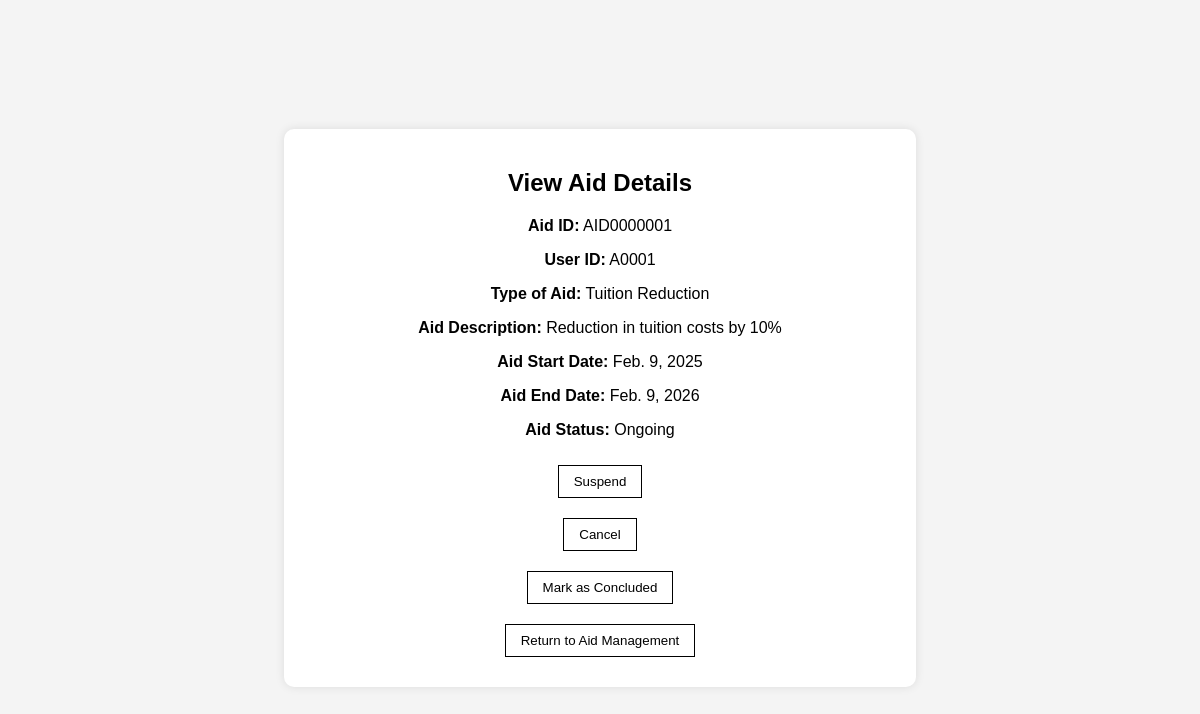
/aid-management/aid/AID0000001/, run on an earlier commit of the app's database.
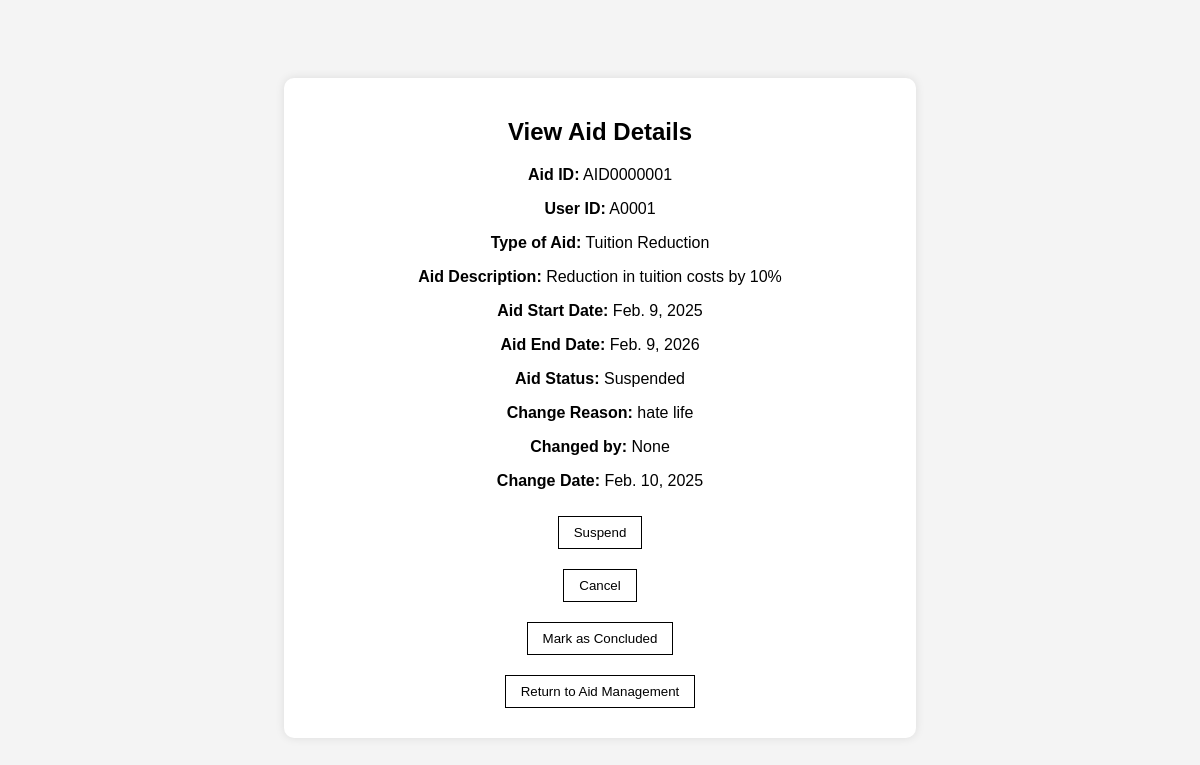
And on a later commit of the database.
### aid_management/models.py (models this page shows, shortened)
class AidRecipients(models.Model):
    aid_id = models.CharField(primary_key=True, max_length=10)  # Primary Key
    app = models.ForeignKey('home.Application', on_delete=models.CASCADE, related_name='aid_recipients')
    user = models.ForeignKey(settings.AUTH_USER_MODEL, on_delete=models.CASCADE, to_field='userid', related_name='user_aid_recipients')
    AID_STATUS_CHOICES = [
        ('Ongoing', 'Ongoing'),
        ('Suspended', 'Suspended'),
        ('Cancelled', 'Cancelled'),
        ('Concluded', 'Concluded'),
    ]
    aid_status = models.CharField(max_length=10, choices=AID_STATUS_CHOICES)
    AID_TYPE_CHOICES = [
        ('Financial', 'Financial'),
        ('Tuition Reduction', 'Tuition Reduction'),
        ('Food', 'Food'),
        ('Study Supplies', 'Study Supplies'),
        ('Miscellaneous', 'Miscellaneous'),
    ]
    aid_type = models.CharField(max_length=20, choices=AID_TYPE_CHOICES)
    aid_desc = models.TextField(max_length=1000)
    aid_changereason = models.TextField(max_length=1000, blank=True, null=True)
    aid_changedecider = models.CharField(max_length=10, blank=True, null=True)  # User ID of the one who changed it
    aid_changedate = models.DateField(blank=True, null=True)
    aid_startdate = models.DateField()
    aid_enddate = models.DateField(blank=True, null=True)

### Login/models.py (models this page shows)
class User(AbstractBaseUser, PermissionsMixin):
    userid = models.CharField(max_length=200, primary_key=True, null=False)
    password = models.CharField(max_length=128, null=False)
    first_name = models.CharField(max_length=30, null=False)
    last_name = models.CharField(max_length=30, null=False)
    is_active = models.BooleanField(default=True)
    is_staff = models.BooleanField(default=False)
    is_superuser = models.BooleanField(default=False)
    last_login = models.DateTimeField(auto_now=True)
    REQUIRED_FIELDS = ['password', 'first_name', 'last_name']
    USERNAME_FIELD = 'userid'
    objects = MyUserManager()
    def __str__(self):
        return self.userid

### aid_management/views.py (the view)
# urls.py: path('aid/<str:aid_id>/', views.view_aid, name='view_aid'),
def view_aid(request, aid_id):
    aid = get_object_or_404(AidRecipients, aid_id=aid_id)
    return render(request, 'aid_management/view_aid.html', {'aid': aid})

### aid_management/templates/aid_management/view_aid.html (shortened to what this page needs)
<!DOCTYPE html>
<html lang="en">
<head>
</head>
<body>
    <div class="container">
        <h2>View Aid Details</h2>
        <p><strong>Aid ID:</strong> {{ aid.aid_id }}</p>
        <p><strong>User ID:</strong> {{ aid.user }}</p>
        <p><strong>Type of Aid:</strong> {{ aid.aid_type }}</p>
        <p><strong>Aid Description:</strong> {{ aid.aid_desc }}</p>
        <p><strong>Aid Start Date:</strong> {{ aid.aid_startdate }}</p>
        <p><strong>Aid End Date:</strong> {{ aid.aid_enddate|default:"N/A" }}</p>
        <p><strong>Aid Status:</strong> {{ aid.aid_status }}</p>
        {% if aid.aid_changereason %}
            <p><strong>Change Reason:</strong> {{ aid.aid_changereason }}</p>
            <p><strong>Changed by:</strong> {{ aid.aid_changedecider }}</p>
            <p><strong>Change Date:</strong> {{ aid.aid_changedate }}</p>
        {% endif %}
        <div class="actions">
            <form id="suspendForm" action="{% url 'suspend_aid' aid.aid_id %}" method="post" onsubmit="return confirmAction(this, 'Suspend')">
                <button type="submit">Suspend</button>
            </form>
            <form id="cancelForm" action="{% url 'cancel_aid' aid.aid_id %}" method="post" onsubmit="return confirmAction(this, 'Cancel')">
                <button type="submit">Cancel</button>
            </form>
            <form id="concludeForm" action="{% url 'conclude_aid' aid.aid_id %}" method="post" onsubmit="return confirmAction(this, 'Conclude')">
                <button type="submit">Mark as Concluded</button>
            </form>
            <button onclick="window.location.href='{% url 'aid_management' %}'">Return to Aid Management</button>
        </div>
    </div>
</body>
</html>

What changed in the data, as far as the page shows it:
changed AidRecipients "AID0000001": aid_status "Ongoing" → "Suspended"; aid_changereason (not shown) → "hate life"; aid_changedecider (not shown) → "None"; aid_changedate (not shown) → "Feb. 10, 2025"
Also different on the page:
text now shown: "Change Reason: Changed by: Change Date:"
